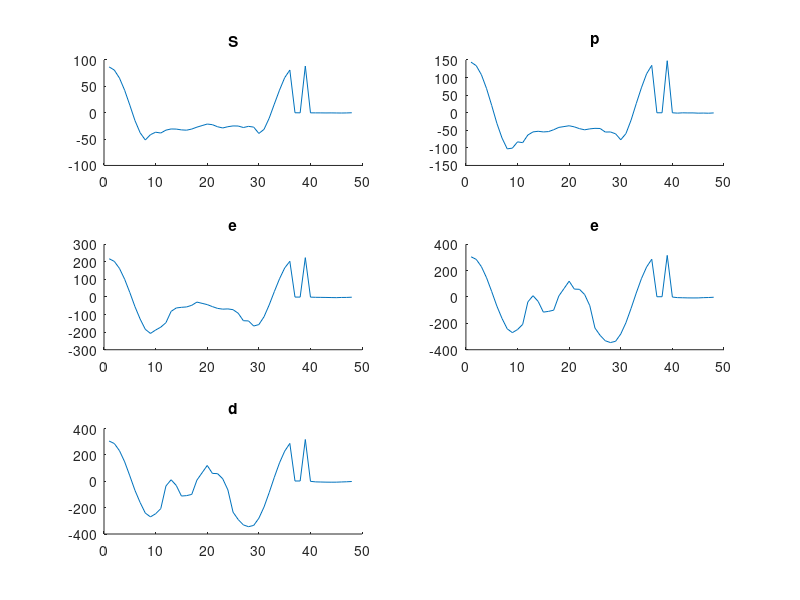

MATLAB code to generate this figure:
%Low Speed Lab 2
%the purpose of this script is to import our raw data and formate the data
%in graphs
clc; clear all
close all

%read in and format data
data = csvread("data2.csv");

rundata = zeros(48,3,7);
runNum = 0;
counter = 1;
for i=1:length(data)
    
    if(data(i,3) ~= runNum)
        rundata(:,:,runNum+1) = data(runNum*48+1:counter-1, 1:3);
        runNum = runNum + 1;
    end
    if( i == length(data) )
        rundata(:,:,runNum+1) = data(runNum*48+1:counter, 1:3);
    end
    counter = counter + 1;
end 

[m,n,p] = size(rundata);

figure(1)
%runs used 
runNum = [1,3,4,5,6];
label = ["Speed 40","Speed 50","Speed 60","Speed 70","Speed 70"];

% monometer pressures
h = [.35, .58, .89, 1.25, 1.25];
dx = [.01, .01, .01, .01, .01];

% density of ethanol
eth = 827; 

% density of air
air = 1.2;

% gravity constant
g = 9.8;

% static pressure
Pstat = 109100; %[pa]

% conversion factor for inches to meters
in_to_m = .025;

for i = 1:length(h)
    
    % convert inches to meters
    x = h(i) * in_to_m;
    y = x * sqrt((dx(i)/h(i))^2);
    
    % get hydraulic pressure
    a = eth * g * x;
    b = a * sqrt((y/x)^2);
    Phdr = Pstat + a;
    Phdr_err = b;
    
    % get dynamic pressure
    Pd = Phdr - Pstat;
    Pd_err = sqrt(Phdr_err^2);
    % get velocity
    v(i) = sqrt((Pd * 2) / air);
    v_err(i) = v(i)*sqrt((Pd_err/Pd)^2);
    
    %fprintf('velocity at wind speed %i at angle of attack %d = %.02f +- %.02f [m/s] \n', speeds(i), angleOfAttack(i), v(i), v_err(i));
    
end

% temperature in degrees celcius
T = 19.5 + 273; 

% diameter of shpere
D =.216;

% standard temperature 
To =  288.6;

%mu at sealevel and stadard temperature 
muo = 1.7894*10^-5;

%mu at out test conditions. equation from book
mu = muo*((T/To)^(3/2))*((To+110)/(T+110));

%reynolds number at each speed 
Re =  (air*v*D)/mu

%theta angle for each pitot port
theta = 0:10:350;
%convert to radians 
theta = theta.*(pi/180);
R = .5*D;

%An for 0 and 180 which is port 0 and 18 
An(1) = .5*pi*(R^2)*(sin(theta(1)+(5*(pi/180)))^2);
An(19) = .5*pi*(R^2)*(sin(theta(19)+(5*(pi/180)))^2);
%calc An 
for i=1:36
    if(abs(theta(i) - 0) > .001 && abs(theta(i) - pi) > .001) 
        if( theta(i) < pi)
            An(i) = ((.5*pi*(R^2)*((sin(theta(i)+(5*(pi/180)))^2) - (sin( theta(i)-(5*(pi/180)) )^2))));
        end
        if ( theta(i) > pi)
            An(i) = -1*(.5*pi*(R^2)*((sin(theta(i)+(5*(pi/180)))^2) - (sin( theta(i)-(5*(pi/180)) )^2)));
        end
   end
end
%convert Psi measurments to pa  
rundata(:,2,:) = rundata(:,2,:)*6894.76;
rundata(19,2,:) = (rundata(18,2,:) + rundata(20,2,:)) / 2
Pinf = rundata(19,2,:);
%calc drag
for run=1:7
sum = 0;
    for i=1:36
        sum = ((rundata(i,2,run)) - (Pinf(run)))*An(i) + sum;
    end
    Fd(run) = sum
end
Po = rundata(1,2,:)
for run=1:7
    sum = 0;
    for i=1:36
        sum = ((Po(run) - (Pinf(run))))*An(i) + sum;
    end
   denom(run) = sum
   cd(run) = Fd(run)/denom(run)
end


for i=1:length(runNum)
    subplot(3,2,i)
    title(label(i));
    hold on
    plot(rundata(:,1,runNum(i)+1), rundata(:,2,runNum(i)+1));
end


